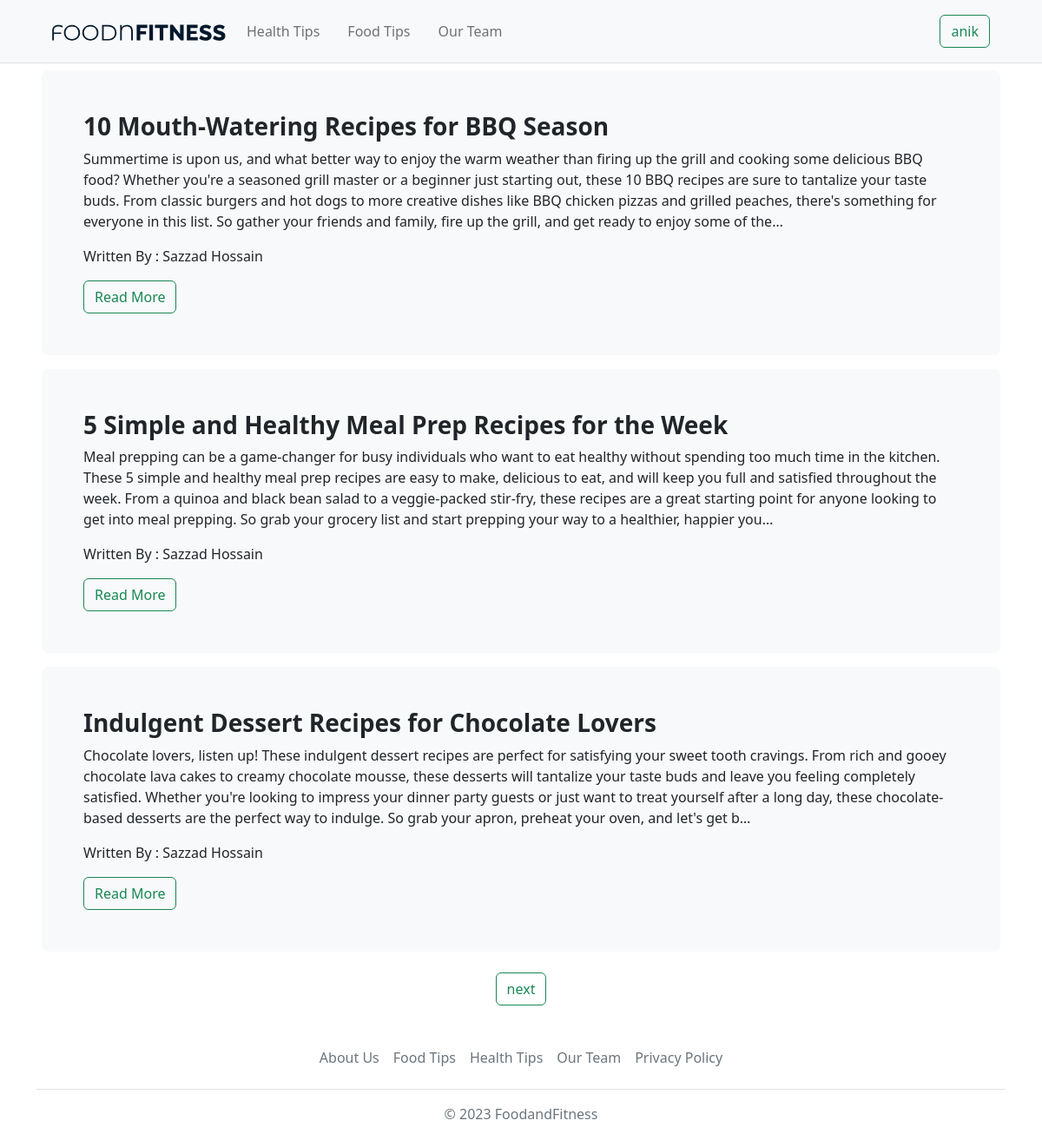
Screenshot of /foodblog (signed in) with the database file from the repository.
### home/models.py (models this page shows)
class FoodBlog(models.Model):
    title=models.CharField(max_length=250)
    description=models.TextField()
    writter=models.CharField(max_length=100)
    slug = models.SlugField(unique=True,null=True)

### home/views.py (the view)
# urls.py: path('foodblog',views.foodblogview, name='foodblog'),
def foodblogview(request):
    FoodBlogData=FoodBlog.objects.all()
    paginator=Paginator(FoodBlogData,3)
    page=request.GET.get('page')
    blogs=paginator.get_page(page)
    return render(request,'foodblog.html',{'blogs':blogs})

### templates/foodblog.html (shortened to what this page needs)
<!doctype html>
<html lang="en">
<head>
  <link href="https://cdn.jsdelivr.net/npm/bootstrap@5.2.1/dist/css/bootstrap.min.css" rel="stylesheet"
>
</head>
<body>
  <header>
    {% include 'header.html' %}
  </header>
  <main>
    {% for blog in blogs %}
    <div class="px-5 py-2">
      <div class="container-fluid p-5 bg-light rounded-3">
        <h3 class="fw-bold">{{ blog.title }}</h3>
        <p class="fs-6">{{ blog.description | truncatechars:500}}</p>
        <p>Written By : {{ blog.writter }}</p>
        <a href="{% url 'fullfoodblog' blog.slug %}" >
          <button class="btn btn-outline-success" type="button">Read More</button>
        </a>
      </div>
    </div>
  {% endfor %}
  <div class="mt-3 d-flex justify-content-center">
    {% if blogs.has_next %}
      <a class="btn btn-outline-success" href="?page={{ blogs.next_page_number }}">next</a>
    {% endif %}
  </div>
  </main>
  <footer>
    {% include 'footer.html' %}
  </footer>
</body>
</html>

### templates/header.html (shortened to what this page needs)
<!doctype html>
<html lang="en">
<head>
  <link href="https://cdn.jsdelivr.net/npm/bootstrap@5.2.1/dist/css/bootstrap.min.css" rel="stylesheet"
>
  <link rel="stylesheet" href="../static/css/style.css">
</head>
<body>
  <header class="bg-light border-bottom">
        <nav class="navbar navbar-expand-lg bg-body-tertiary mx-5">
            <div class="container-fluid my-2">
              <a href="{% url 'home' %}"><img src="../static/img/FOODNFITNESS.svg" alt="" style="max-width:200px"></a>
              <div class="collapse navbar-collapse" id="navbarSupportedContent">
                <ul class="navbar-nav me-auto mb-2 mb-lg-0">
                  <li class="nav-item">
                    <a class="nav-link mx-3" aria-current="page" href="{% url 'healthblog' %}">Health Tips</a>
                  </li>
                  <li class="nav-item">
                    <a class="nav-link" href="{% url 'foodblog' %}">Food Tips</a>
                  </li>
                  <li class="nav-item">
                    <a class="nav-link mx-3" href="{% url 'ourteam' %}">Our Team</a>
                  </li>
                </ul>
                {% if user.is_authenticated %}
                <a href="{% url 'profile' %}"><button class="btn btn-outline-success">{{ user.username }}</button></a>
                {% else %}
                <a href="{% url 'signup' %}"><button class="btn btn-success mx-3" action="{% url 'signin' %}">Sign Up</button></a>
                <a href="{% url 'signin' %}"><button class="btn btn-outline-success">Sign In</button></a>
                {% endif %}
              </div>
            </div>
          </nav>
  </header>
</body>
</html>

### rows the page displays
FoodBlog: title "10 Mouth-Watering Recipes for BBQ Season", description "Summertime is upon us, and what better way to enjoy the warm weather than firing up the grill and cooking some delicious BBQ food? Whether you're a seasoned grill master or a beginner just starting out, these 10 BBQ recipes are sure to tantalize your taste buds. From classic burgers and hot dogs to more creative dishes like BBQ chicken pizzas and grilled peaches, there's something for everyone in this list. So gather your friends and family, fire up the grill, and get ready to enjoy some of the…", writter "Sazzad Hossain"
FoodBlog: title "5 Simple and Healthy Meal Prep Recipes for the Week", description "Meal prepping can be a game-changer for busy individuals who want to eat healthy without spending too much time in the kitchen. These 5 simple and healthy meal prep recipes are easy to make, delicious to eat, and will keep you full and satisfied throughout the week. From a quinoa and black bean salad to a veggie-packed stir-fry, these recipes are a great starting point for anyone looking to get into meal prepping. So grab your grocery list and start prepping your way to a healthier, happier you…", writter "Sazzad Hossain"
FoodBlog: title "Indulgent Dessert Recipes for Chocolate Lovers", description "Chocolate lovers, listen up! These indulgent dessert recipes are perfect for satisfying your sweet tooth cravings. From rich and gooey chocolate lava cakes to creamy chocolate mousse, these desserts will tantalize your taste buds and leave you feeling completely satisfied. Whether you're looking to impress your dinner party guests or just want to treat yourself after a long day, these chocolate-based desserts are the perfect way to indulge. So grab your apron, preheat your oven, and let's get b…", writter "Sazzad Hossain"

### other values shown
{{ user.username }} "anik"
